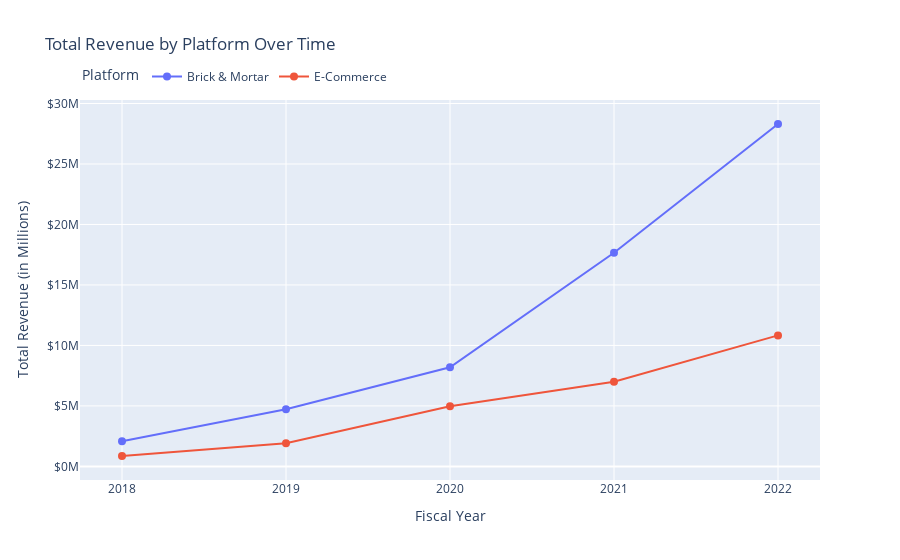

Write notebook code for a chart like this one.
### Code cell
# create a pivot table to structure the data for plotting
revenue_over_time = aggregated_by_platform.pivot(index='fiscal_year', columns='platform', values='total_revenue')

# Initialize the Plotly figure
fig = go.Figure()

# Plot each platform
for platform in revenue_over_time.columns:
    fig.add_trace(
        go.Scatter(
            x=revenue_over_time.index,
            y=revenue_over_time[platform] / 1e6,
            mode='lines+markers',
            name=platform,
            line=dict(width=2),
            marker=dict(size=8)
        )
    )

# Update x-axis properties
fig.update_xaxes(
    title_text='Fiscal Year',
    tickvals=revenue_over_time.index,
    ticktext=[str(int(year)) for year in revenue_over_time.index],
)

# Update y-axis properties
fig.update_yaxes(
    title_text='Total Revenue (in Millions)',
    tickprefix='$',
    tickformat=',.0f',
    ticksuffix='M'
)

# Update layout properties
fig.update_layout(
    title_text='Total Revenue by Platform Over Time',
    legend_title_text='Platform',
    xaxis_title='Fiscal Year',
    yaxis_title='Total Revenue (in Millions)',
    showlegend=True,
    legend=dict(x=0, y=1.1, orientation='h'),
    grid=dict(rows=1, columns=1)
)

fig.show()

### Figure 1 — Plotly figure (JSON) as saved in the notebook; plotly's stock layout.template omitted (floating-point values rounded to 4 significant figures)
{"data": [{"line": {"width": 2}, "marker": {"size": 8}, "mode": "lines+markers", "name": "Brick & Mortar", "type": "scatter", "x": [2018, 2019, 2020, 2021, 2022], "y": [2.083, 4.721, 8.196, 17.66, 28.31]}, {"line": {"width": 2}, "marker": {"size": 8}, "mode": "lines+markers", "name": "E-Commerce", "type": "scatter", "x": [2018, 2019, 2020, 2021, 2022], "y": [0.8605, 1.921, 4.977, 7.005, 10.83]}], "layout": {"grid": {"columns": 1, "rows": 1}, "legend": {"orientation": "h", "title": {"text": "Platform"}, "x": 0, "y": 1.1}, "showlegend": true, "title": {"text": "Total Revenue by Platform Over Time"}, "xaxis": {"ticktext": ["2018", "2019", "2020", "2021", "2022"], "tickvals": [2018, 2019, 2020, 2021, 2022], "title": {"text": "Fiscal Year"}}, "yaxis": {"tickformat": ",.0f", "tickprefix": "$", "ticksuffix": "M", "title": {"text": "Total Revenue (in Millions)"}}}}
